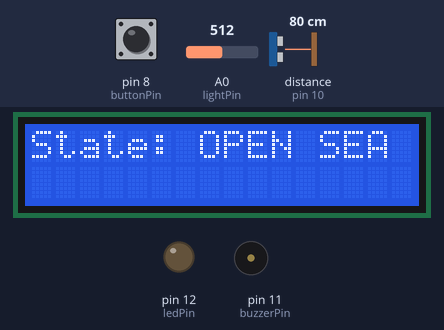
Bench run of a sketch on a simulated Arduino Uno, built with avr-gcc and run on an emulated ATmega328P. On the bench: 16×2 character LCD, output pins drawn as LEDs (lit = HIGH), buzzer (waves = sounding, pin HIGH). Wiring (inferred from the names in the program): ultrasonic range finder: trigger pin 9; echo pin 10. Dashed ring = blinking. The inputs (shaded band) are chosen by the test bench; at power-on: A0 (lightPin) = 512, pin 8 (buttonPin) HIGH, distance to the obstacle (sensor on pin 10) 80 cm. The echo pulse lasts 58.3 µs per cm; pins used as bus, display or sensor lines are not drawn; what the sketch prints to the serial monitor is not drawn.

Above: at 6.2 s.
6.3 s: A0 (lightPin) set to 385
At 7.76 s:
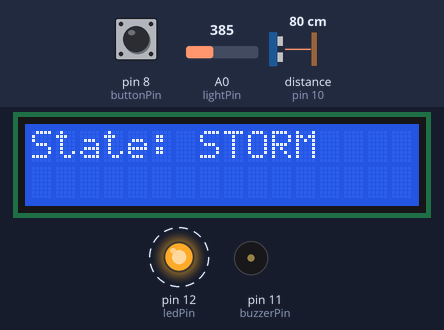
9.3 s: A0 (lightPin) set to 416
12.3 s: pin 8 (buttonPin) pulled LOW for 0.15 s
At 13.1 s:
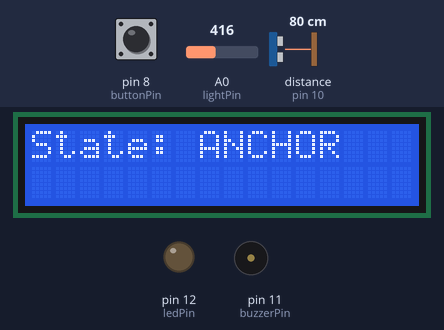
13.9 s: pin 8 (buttonPin) pulled LOW for 1 s
At 15.3 s:
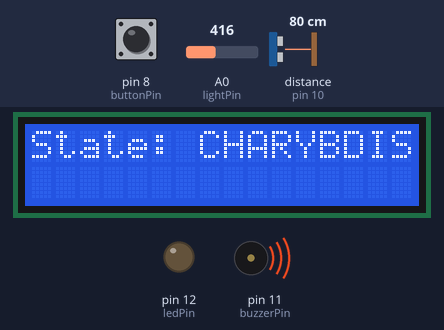
Timing chart, 0 to 20.4 s (numbered marks = the images above; inputs shaded):
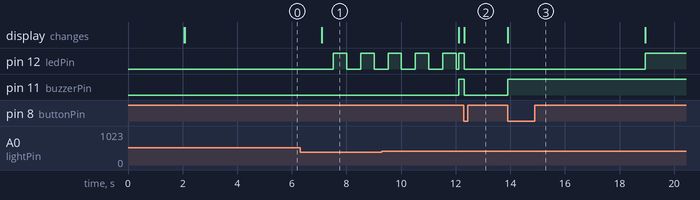

The sketch:

krishna_kesari_2026ADPS0300H_.ino
```cpp
// C++ code

#include <LiquidCrystal.h>

// LCD pin connections: RS, E, D4, D5, D6, D7
LiquidCrystal lcd(7, 6, 5, 4, 3, 2);

// Pin assignments
const int buttonPin = 8;     // Push button
const int ledPin = 12;       // LED
const int buzzerPin = 11;    // Buzzer
const int trigPin = 9;       // Ultrasonic TRIG
const int echoPin = 10;      // Ultrasonic ECHO
const int lightPin = A0;     // Light sensor (LDR)

// State machine states
enum State { OPEN_SEA, ANCHOR_DROPPED, STORM, CHARYBDIS, WRECKED };
State currentState = OPEN_SEA;

// Timing
unsigned long stateStartTime = 0;
const unsigned long dangerDuration = 5000; // 5 seconds

// Anchor toggle
bool anchorDropped = false;

// Hysteresis thresholds for light sensor
const int stormEnterThreshold = 400; // enter storm if below this
const int stormExitThreshold  = 500; // exit storm if above this


// Startup grace period
unsigned long startupTime = 0;
const unsigned long startupDelay = 5000; // 5 seconds grace period

void setup() {
  pinMode(buttonPin, INPUT_PULLUP);
  pinMode(ledPin, OUTPUT);
  pinMode(buzzerPin, OUTPUT);
  pinMode(trigPin, OUTPUT);
  pinMode(echoPin, INPUT);

  lcd.begin(16, 2);
  lcd.setCursor(0, 0);
  lcd.print("Odysseus Watch");
  delay(2000);
  lcd.clear();

  Serial.begin(9600);

  // Mark startup time
  startupTime = millis();
}

void loop() {
  // --- Read sensors ---
  int lightValue = analogRead(lightPin);
  long distance = readUltrasonic();

  // Debugging output
  Serial.print("Light: ");
  Serial.print(lightValue);
  Serial.print("  Distance: ");
  Serial.println(distance);

  // --- Handle button (anchor toggle) ---
  static bool lastButtonState = HIGH;
  bool buttonState = digitalRead(buttonPin);
  if (buttonState == LOW && lastButtonState == HIGH) {
    anchorDropped = !anchorDropped;
    if (anchorDropped) {
      currentState = ANCHOR_DROPPED;
    } else {
      currentState = OPEN_SEA;
    }
    stateStartTime = millis();
  }
  lastButtonState = buttonState;

  // --- State transitions with startup grace period ---
  if (!anchorDropped && currentState != WRECKED) {
    if (millis() - startupTime < startupDelay) {
      // Force OPEN SEA during grace period
      currentState = OPEN_SEA;
    } else {
      if (currentState == OPEN_SEA) {
        if (lightValue < stormEnterThreshold) {
          currentState = STORM;
          stateStartTime = millis();
        } else if (distance < 100) {
          currentState = CHARYBDIS;
          stateStartTime = millis();
        }
      } else if (currentState == STORM) {
        if (lightValue > stormExitThreshold) {
          currentState = OPEN_SEA;
        }
      } else if (currentState == CHARYBDIS) {
        if (distance >= 100) {
          currentState = OPEN_SEA;
        }
      }
    }
  }

  // --- State actions ---
  switch (currentState) {
    case OPEN_SEA:
      lcd.setCursor(0, 0);
      lcd.print("State: OPEN SEA   ");
      digitalWrite(ledPin, LOW);
      digitalWrite(buzzerPin, LOW);
      break;

    case ANCHOR_DROPPED:
      lcd.setCursor(0, 0);
      lcd.print("State: ANCHOR     ");
      digitalWrite(ledPin, LOW);
      digitalWrite(buzzerPin, LOW);
      break;

    case STORM:
      lcd.setCursor(0, 0);
      lcd.print("State: STORM      ");
      digitalWrite(ledPin, (millis() / 500) % 2); // Blink LED
      digitalWrite(buzzerPin, LOW);
      if (millis() - stateStartTime > dangerDuration) {
        currentState = WRECKED;
      }
      break;

    case CHARYBDIS:
      lcd.setCursor(0, 0);
      lcd.print("State: CHARYBDIS  ");
      digitalWrite(ledPin, LOW);
      digitalWrite(buzzerPin, HIGH);
      if (millis() - stateStartTime > dangerDuration) {
        currentState = WRECKED;
      }
      break;

    case WRECKED:
      lcd.setCursor(0, 0);
      lcd.print("State: WRECKED    ");
      digitalWrite(ledPin, HIGH);
      digitalWrite(buzzerPin, HIGH);
      break;
  }
}

// --- Helper function for ultrasonic sensor ---
long readUltrasonic() {
  digitalWrite(trigPin, LOW);
  delayMicroseconds(2);
  digitalWrite(trigPin, HIGH);
  delayMicroseconds(10);
  digitalWrite(trigPin, LOW);
  long duration = pulseIn(echoPin, HIGH);
  long distance = duration * 0.034 / 2; // cm
  return distance;
}
```

Measured:
- after the input at 6.3 s, pin 12 (ledPin): alternates HIGH for 0.49 s and LOW for 0.51 s, starting after 1.2 s; pin 11 (buzzerPin): stays LOW (without the input it goes to HIGH after 0.79 s); the display: changes after 0.79 s (image 1)
- after the input at 12.3 s, pin 12 (ledPin), pin 11 (buzzerPin): HIGH → LOW at once; the display: changes at once (image 2)
- after the input at 13.9 s, pin 12 (ledPin): LOW → HIGH after 5.0 s; pin 11 (buzzerPin): LOW → HIGH at once; the display: changes at once (image 3)
